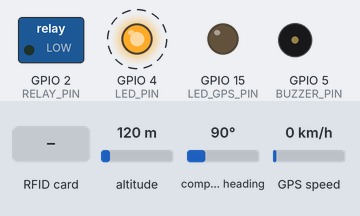
Recording of a sketch running on a simulated ESP32. Parts: switched loads named in the sketch (green lamp = pin HIGH), output pins drawn as LEDs (lit = HIGH), buzzer (waves = sounding). Dashed ring = blinking. The test bench sets the inputs (shaded band); at power-on: altitude 120 m, compass heading 90°, GPS speed 0 km/h. The GPS gets a fix after 3 s at 37.7749, -122.4194 with 8 satellites; what the sketch prints to the serial monitor is not drawn.

Above: at 1.7 s.
2.1 s: RFID card 03 CD 7A 29 held to the reader
At 3.8 s:
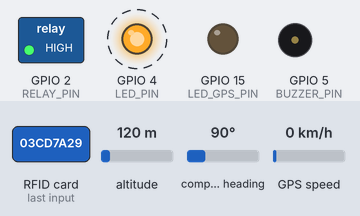
5.6 s: RFID card 93 E7 46 16 held to the reader
At 7.21 s:
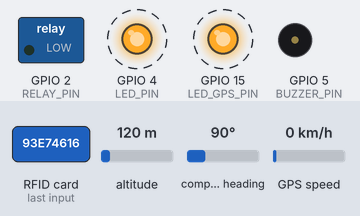
9.1 s: RFID card 03 CD 7A 29 held to the reader
At 11.76 s:
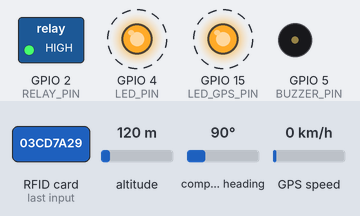
Timing chart, 0 to 18.6 s (numbered marks = the images above; inputs shaded):
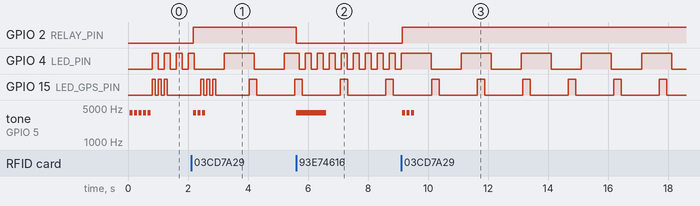

Measured:
- after the input at 2.1 s, GPIO 2 (RELAY_PIN): LOW → HIGH after 0.08 s; GPIO 4 (LED_PIN): LOW → HIGH after 1.1 s, → LOW 1.0 s later, → HIGH 1.0 s later; tone on GPIO 5 (BUZZER_PIN): alternates 4000 Hz for 0.10 s and silent for 0.05 s, 6 changes in all, then stays silent, starting after 0.08 s
- after the input at 5.6 s, GPIO 2 (RELAY_PIN): HIGH → LOW at once; tone on GPIO 5 (BUZZER_PIN): silent → 4000 Hz at once, → silent 1.0 s later
- after the input at 9.1 s, GPIO 2 (RELAY_PIN): LOW → HIGH at once; GPIO 4 (LED_PIN): alternates HIGH for 1.0 s and LOW for 1.0 s, starting after 1.0 s; tone on GPIO 5 (BUZZER_PIN): alternates 4000 Hz for 0.10 s and silent for 0.05 s, 6 changes in all, then stays silent, starting at once
- by itself, GPIO 4 (LED_PIN): alternates HIGH for 0.20 s and LOW for 0.20 s
- by itself, GPIO 15 (LED_GPS_PIN): alternates HIGH for 0.25 s and LOW for 1.3 s

The sketch:

rfid_ioled_buzzer_relay_gps_v1.ino
```cpp
#include <SPI.h>
#include <MFRC522.h>
#include <SoftwareSerial.h>
#include <freertos/FreeRTOS.h>
#include <freertos/task.h>
#include <TinyGPS++.h>
#include <HardwareSerial.h>

#define SS_PIN 21
#define RST_PIN 22
#define RELAY_PIN 2
#define LED_PIN 4
#define BUZZER_PIN 5
#define BUZZER_FREQ 4000
#define BEEP_DURATION 100
#define LONG_BEEP_DURATION 1000
#define RX_PIN 16
#define TX_PIN 17
#define LED_GPS_PIN 15

MFRC522 rfid(SS_PIN, RST_PIN);
TinyGPSPlus gps;
HardwareSerial gpsSerial(1);

const byte parentUID[] PROGMEM = {0x03, 0xCD, 0x7A, 0x29};
const byte studentUID[] PROGMEM = {0x93, 0xE7, 0x46, 0x16};

bool relayState = false;
bool isLoggedIn = false;

void setup() {
  Serial.begin(115200);
  SPI.begin();
  rfid.PCD_Init();
  gpsSerial.begin(9600, SERIAL_8N1, RX_PIN, TX_PIN);

  pinMode(RELAY_PIN, OUTPUT);
  pinMode(LED_PIN, OUTPUT);
  pinMode(BUZZER_PIN, OUTPUT);
  pinMode(LED_GPS_PIN, OUTPUT);

  digitalWrite(RELAY_PIN, LOW);
  digitalWrite(LED_PIN, LOW);
  digitalWrite(BUZZER_PIN, LOW);
  digitalWrite(LED_GPS_PIN, LOW);

  ledcSetup(0, BUZZER_FREQ, 8);
  ledcAttachPin(BUZZER_PIN, 0);

  testBuzzer();

  xTaskCreate(TaskRFID, "TaskRFID", 2048, NULL, 1, NULL);
  xTaskCreate(TaskGPS, "TaskGPS", 1024, NULL, 1, NULL);
  xTaskCreate(TaskLED, "TaskLED", 1024, NULL, 1, NULL);
}

void loop() {}

void TaskGPS(void *pvParameters) {
  for (;;) {
    while (gpsSerial.available() > 0) {
      gps.encode(gpsSerial.read());
    }

    if (gps.location.isUpdated()) {
      Serial.print(F("Vĩ độ: ")); Serial.println(gps.location.lat(), 6);
      Serial.print(F("Kinh độ: ")); Serial.println(gps.location.lng(), 6);
      Serial.print(F("Độ cao: ")); Serial.println(gps.altitude.meters());
      Serial.print(F("Số vệ tinh: ")); Serial.println(gps.satellites.value());
      Serial.print(F("Tốc độ: ")); Serial.println(gps.speed.kmph());
      Serial.println();

      digitalWrite(LED_GPS_PIN, HIGH);
      vTaskDelay(250 / portTICK_PERIOD_MS);
      digitalWrite(LED_GPS_PIN, LOW);
      vTaskDelay(250 / portTICK_PERIOD_MS);
    } else {
      Serial.println(F("Không có dữ liệu GPS."));
      for (int i = 0; i < 3; i++) {
        digitalWrite(LED_GPS_PIN, HIGH);
        vTaskDelay(100 / portTICK_PERIOD_MS);
        digitalWrite(LED_GPS_PIN, LOW);
        vTaskDelay(100 / portTICK_PERIOD_MS);
      }
    }

    vTaskDelay(1000 / portTICK_PERIOD_MS);
  }
}

void TaskRFID(void *pvParameters) {
  for (;;) {
    if (!rfid.PICC_IsNewCardPresent() || !rfid.PICC_ReadCardSerial()) {
      vTaskDelay(100 / portTICK_PERIOD_MS);
      continue;
    }

    Serial.println(F("RFID Tag detected."));
    Serial.print(F("UID của thẻ: "));
    for (byte i = 0; i < rfid.uid.size; i++) {
      Serial.print(rfid.uid.uidByte[i] < 0x10 ? " 0" : " ");
      Serial.print(rfid.uid.uidByte[i], HEX);
    }
    Serial.println();

    if (checkUID(rfid.uid.uidByte, parentUID) || checkUID(rfid.uid.uidByte, studentUID)) {
      toggleLoginState();
    } else {
      Serial.println(F("Access denied. Unknown card."));
    }

    rfid.PICC_HaltA();
    vTaskDelay(100 / portTICK_PERIOD_MS);
  }
}

void TaskLED(void *pvParameters) {
  unsigned long ledInterval = 200;
  unsigned long previousMillis = 0;

  for (;;) {
    unsigned long currentMillis = millis();
    if (currentMillis - previousMillis >= ledInterval) {
      previousMillis = currentMillis;
      digitalWrite(LED_PIN, !digitalRead(LED_PIN));
    }
    ledInterval = isLoggedIn ? 1000 : 200;
    vTaskDelay(50 / portTICK_PERIOD_MS);
  }
}

bool checkUID(byte* scannedUID, const byte* validUID) {
  for (byte i = 0; i < 4; i++) {
    if (scannedUID[i] != pgm_read_byte_near(validUID + i)) {
      return false;
    }
  }
  return true;
}

void toggleLoginState() {
  isLoggedIn = !isLoggedIn;
  digitalWrite(RELAY_PIN, isLoggedIn ? HIGH : LOW);
  Serial.println(isLoggedIn ? F("Login successful.") : F("Logout successful."));
  beep(isLoggedIn ? 3 : 1, isLoggedIn ? BEEP_DURATION : LONG_BEEP_DURATION);
}

void beep(int times, int duration) {
  for (int i = 0; i < times; i++) {
    ledcWrite(0, 128);
    vTaskDelay(duration / portTICK_PERIOD_MS);
    ledcWrite(0, 0);
    vTaskDelay(50 / portTICK_PERIOD_MS);
  }
}

void testBuzzer() {
  Serial.println(F("Testing buzzer..."));
  beep(5, 100);
  Serial.println(F("Buzzer test completed."));
}
```
